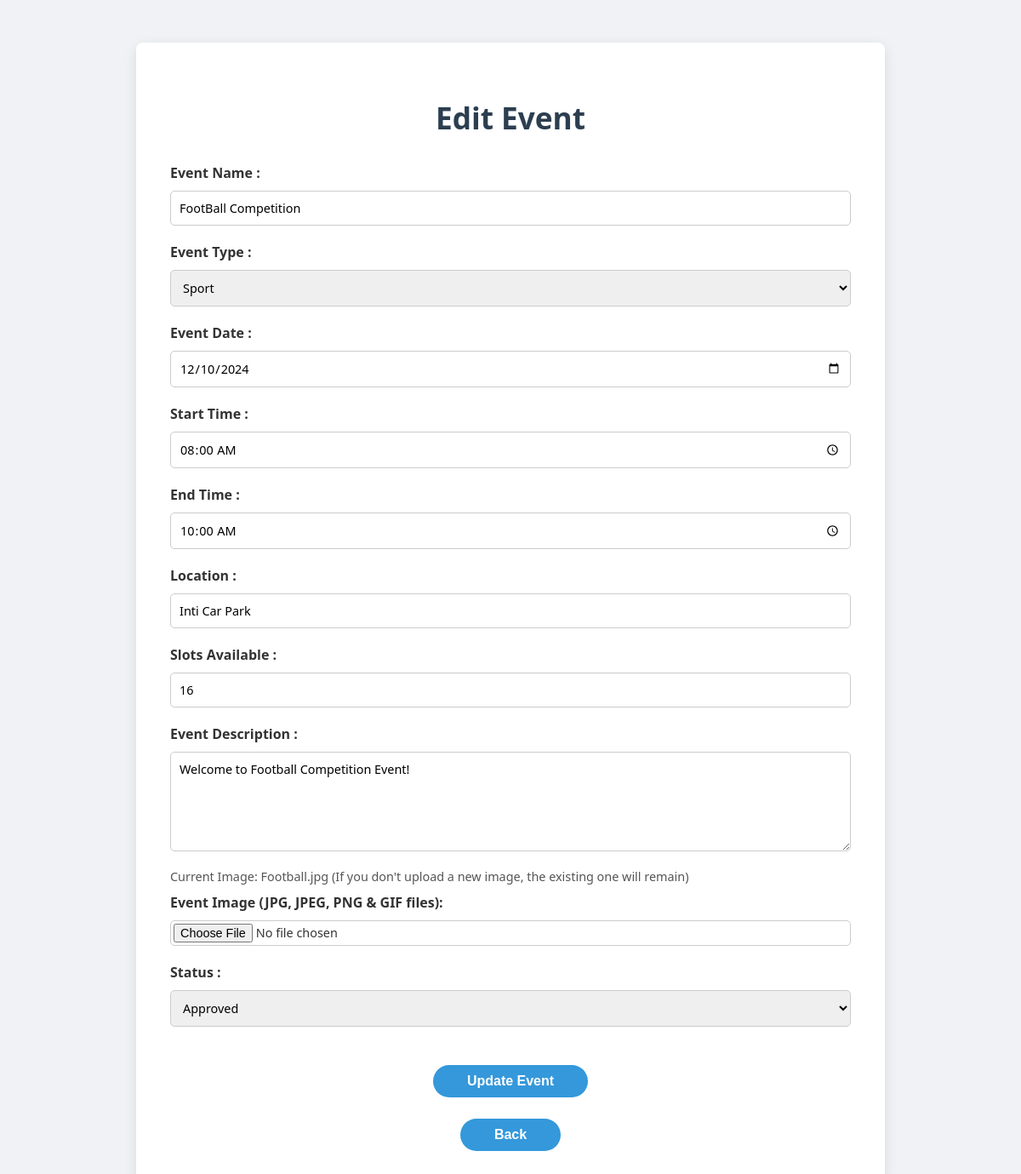
Screenshot of /admin/edit_event.php?id=6 with the database file from the repository.
### tables this page shows
CREATE TABLE `events` (
  `event_id` int(11) NOT NULL,
  `event_name` varchar(150) NOT NULL,
  `event_type` varchar(50) NOT NULL,
  `image` varchar(255) NOT NULL,
  `location` varchar(255) NOT NULL,
  `date` date NOT NULL,
  `start_time` time NOT NULL,
  `end_time` time NOT NULL,
  `description` text NOT NULL,
  `slots` int(11) NOT NULL,
  `created_by` int(11) NOT NULL,
  `status` varchar(20) NOT NULL,
  `time_created` timestamp NOT NULL DEFAULT current_timestamp()
);

### admin/edit_event.php (the view, shortened to what this page needs)
<?php
include '../config.php';
$event_id = $_GET['id'];
$query = "SELECT * FROM events WHERE event_id = ?";
$stmt = $conn->prepare($query);
$stmt->bind_param("i", $event_id);
$stmt->execute();
$result = $stmt->get_result();
$event = $result->fetch_assoc();
?>
<!DOCTYPE html>
<html lang="en">
<head>
</head>
<body>
    <div class="container">
        <h1>Edit Event</h1>
        <form action="edit_event.php?id=<?php echo $event['event_id']; ?>" method="POST" enctype="multipart/form-data" onsubmit="return validateForm()" autocomplete="off">
            <label for="event_name">Event Name :</label>
            <input type="text" name="event_name" id="event_name" value="<?php echo $event['event_name']; ?>" required>
            <label for="event_type">Event Type :</label>
            <select name="event_type" id="event_type" required>
                <option value="Sport" <?php echo ($event['event_type'] == 'Sport') ? 'selected' : ''; ?>>Sport</option>
            </select>
            <label for="date">Event Date :</label>
            <input type="date" name="date" id="date" value="<?php echo $event['date']; ?>" required>
            <label for="start_time">Start Time :</label>
            <input type="time" name="start_time" id="start_time" value="<?php echo $event['start_time']; ?>" required>
            <label for="end_time">End Time :</label>
            <input type="time" name="end_time" id="end_time" value="<?php echo $event['end_time']; ?>" required>
            <label for="location">Location :</label>
            <input type="text" name="location" id="location" value="<?php echo $event['location']; ?>" required>
            <label for="slots">Slots Available :</label>
            <input type="number" name="slots" id="slots" value="<?php echo $event['slots']; ?>" required>
            <label for="description">Event Description :</label>
            <textarea name="description" id="description" rows="5" required><?php echo $event['description']; ?></textarea>
            <div class="current-file">
                Current Image: <?php echo $event['image']; ?> (If you don't upload a new image, the existing one will remain)
            </div>
            <label for="image">Event Image (JPG, JPEG, PNG & GIF files): </label>
            <input type="file" name="image" id="image" accept="image/*">
            <label for="status">Status :</label>
            <select name="status" id="status" required>
                <option value="Approved" <?php echo ($event['status'] == 'Approved') ? 'selected' : ''; ?>>Approved</option>
            </select>
            <div class="create-event">
                <button type="submit">Update Event</button>
            </div>
            <div class="create-event">
                <button type="button" onclick="goBack()">Back</button>
            </div>
        </form>
    </div>
</body>
</html>

### admin/edit_event.php (style rules this page uses)
body { font-family: 'Segoe UI', Tahoma, Geneva, Verdana, sans-serif; background-color: #f0f2f5; color: #333; }
.container { max-width: 800px; margin: 50px auto; padding: 40px; background-color: #fff; border-radius: 8px; box-shadow: 0 4px 15px rgba(0, 0, 0, 0.1); }
h1 { text-align: center; font-size: 2.2em; margin-bottom: 30px; color: #2c3e50; }
form { display: flex; flex-direction: column; }
label { font-size: 1.0em; margin-bottom: 10px; font-weight: bold; }
input, select, textarea { margin-bottom: 20px; padding: 10px; border: 1px solid #ccc; border-radius: 5px; font-size: 0.9em; font-family: 'Segoe UI', Tahoma, Geneva, Verdana, sans-serif; }
input[type="file"] { padding: 3px; }
textarea { resize: vertical; }
.create-event { text-align: center; margin-top: 15px; }
.create-event button { background-color: #3498db; padding: 10px 40px; color: white; border: none; border-radius: 25px; font-size: 1.0em; font-weight: bold; cursor: pointer; transition: background-color 0.3s ease; margin-top: 10px; }
.current-file { font-size: 0.9em; color: #555; margin-bottom: 10px; }

### rows the page displays
events: event_name "FootBall Competition", event_type "Sport", date "12/10/2024", start_time "08:00:00", end_time "10:00:00", location "Inti Car Park", slots "16", description "Welcome to Football Competition Event!", image "Football.jpg", status "Approved"
